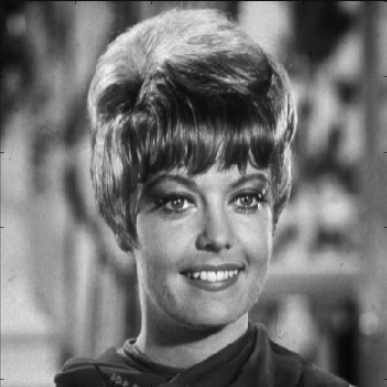
#> input picture matlab_files/Lab 3/zelda.tif, 387 x 387 px, found by its file name
$ jupyter execute --allow-errors lab3.ipynb   (shell and % lines are left out)
#> lines starting #> are read from the running program, lines starting #| are printed output that depends on the picture; long printed decimals are rounded
Load in basic libraries.

[cell 1]
import numpy as np, matplotlib.pyplot as plt
from matplotlib.pyplot import *
import queue, pyaudio
from scipy import signal
from numpy import *

## Explore the python fft function

#> (a cell that did not finish here is left out)

[cell 3]
from __future__ import division
# Create sinusoidal signal
t = np.r_[0:1:(1/44100)]
sig = np.sin(2*np.pi*5000*t)

# Perform FFT and create frequency axis
sigfft = np.fft.fft(sig, 1024 )
# freq = np.r_[0:1024] # The incorrect frequency scale
freq = np.r_[0:1024]*(44100/1024) # The correct frequency scale

# the code below is interesting, but it is better to create your own frequency axis.
# freq = np.fft.fftfreq(1024, 1/44100)

# Plot the signal and its FFT
# Plot the signal
plt.figure()
width, height = plt.figaspect(0.2)
fig = plt.figure(figsize=(width,height))
# stem plot
# plt.stem(t[0:441]*1000,sig[0:441],use_line_collection=True)
# continuous plot
plt.plot(t[0:441]*1000,sig[0:441])
plt.legend(("fs = 44.1 kHz",""))
plt.xlabel("time (ms)")
plt.ylabel("Amplitude")

# Plot the FFT of the signal
plt.figure()
width, height = plt.figaspect(0.2)
fig = plt.figure(figsize=(width,height))
## Original frequency range
# plt.plot(freq,abs(sigfft)/np.max(abs(sigfft)))

# New frequency range
plt.plot(freq[0:513],abs(sigfft[0:513])/np.max(abs(sigfft[0:513])))
plt.xlabel("frequency (kHz)")
plt.ylabel("Normalized Amplitude")
plt.legend(("fs = 44.1 kHz",""))

# Using Numpy fftfreq function
plt.figure()
npFreq = np.fft.fftfreq(1024, 1/44100)
plt.plot(npFreq,abs(sigfft))

## Things to explain and change
### 1. In the example above we used a stem plot. Please comment this out and uncomment the continuous plot.
Refer to the code above
### 2. Explain briefly why the continuous plot is easier to interpret - despite the fact it is sampled and a stem plot should be ok.
Because the sampling rate is large enough to permit a discrete sequence of samples to capture all the information from a continuous-time signal. (i.e., we can reconstruct the original signal from the samples).
### 3. Explain why 10 ms corresponds to 441 samples
The sampling rate is 44100 samples per seconds, therefore, 10ms correpsonds to 10/1000*44100 = 441 samples.
### 4. The FFT plot has the wrong frequency axis. Please fix it by modifying the code above.
Refer to the code above
### 5. The FFT plot of a real signal is redundant - explain.
That is because the DFT of a real signal is conjugate symmetric.
### 6. Modify the FFT plot so that we only show the frequencies up to the Nyquist frequency.
Refer to the code above
### 7. Numpy provides a FFT frequency function. Comment your frequency axis code and uncomment the freq axis defined using the numpy fftfreq function. Plot the FFT using the numpy freq axis.
Refer to the code
### 8. Explain very, very carefully what happened with the FFT plot using the numpy fftfreq function.
The numpy fftfreq function returns the frequency of fast Fourier transform's samples. The returned frequency ranges from -22050 Hz to 22050 Hz, which explains why we can see the freqency axis has both positive and negative sides. Meanwhile, the FFT plot has two symmetrical peaks, located at -5 kHz and 5 kHz, respectively.

## Define the play_audio function

[cell 4]
# [27 lines left out: function play_audio, not called in this run]

## Sample Sinusoidal Signals
### Case 1: 5 kHz sampled with 72 kHz - this will be our reference

[cell 5]
from __future__ import division
fs = [72000, 24000, 12000, 8000, 6000]

# Case 1: 5 kHz sampled with 72 kHz
# Create signal
t1 = np.r_[0:2:(1/fs[0])]
sig1 = np.sin(2*np.pi*5000*t1)

# Perform FFT and create frequency axis
sig1fft = np.fft.fft(sig1, 1024 )
freq1 = np.r_[0:1024]*(fs[0]/1024)

# Plot the signal
plt.figure()
width, height = plt.figaspect(0.2)
fig = plt.figure(figsize=(width,height))
plt.plot(t1[0:720]*1000,sig1[0:720])
plt.legend(("fs = 72 kHz",""))
plt.xlabel("time (ms)")
plt.ylabel("Amplitude")

# Plot the FFT of the signal
plt.figure()
width, height = plt.figaspect(0.2)
fig = plt.figure(figsize=(width,height))
plt.plot(freq1[0:513]/1000,abs(sig1fft[0:513])/np.max(abs(sig1fft[0:513])))
plt.xlabel("frequency (kHz)")
plt.ylabel("Normalized Amplitude")
plt.legend(("fs = 72 kHz",""))
plt.axis([0,10,0,1])
plt.xticks(np.arange(0,10+1,1))

## Play the reference signal

[cell 6]
Qout = queue.Queue()
Qout.put( sig1 );
Qout.put( "EOT" );
#> (the rest of this cell did not finish here and is left out)

## Repeat with different sample rates and compare to the reference
### Case 2: 5 kHz sample with 24 kHz

[cell 7]
from __future__ import division
fs = [72000, 24000, 12000, 8000, 6000]

# Case 1: 5 kHz sampled with 24 kHz
# Create signal
t2 = np.r_[0:2:(1/fs[1])]
sig2 = np.sin(2*np.pi*5000*t2)

# Perform FFT and create frequency axis
sig2fft = np.fft.fft(sig2, 1024 )
freq2 = np.r_[0:1024]*(fs[1]/1024)

# Plot new signal and compare with the reference
plt.figure()
width, height = plt.figaspect(0.2)
fig = plt.figure(figsize=(width,height))

plt.plot(t1[0:720]*1000,sig1[0:720])
plt.plot(t2[0:240]*1000,sig2[0:240])
plt.legend(("fs = 72 kHz","fs = 24 kHz"))
plt.xlabel("time (ms)")
plt.ylabel("Amplitude")

# Plot FFT of new signal and compare with the reference
plt.figure()
width, height = plt.figaspect(0.2)
fig = plt.figure(figsize=(width,height))
plt.plot(freq1[0:513]/1000,abs(sig1fft[0:513])/np.max(abs(sig1fft[0:513])))
plt.plot(freq2[0:513]/1000,abs(sig2fft[0:513])/np.max(abs(sig2fft[0:513])))
plt.xlabel("frequency (kHz)")
plt.ylabel("Normalized Amplitude")
plt.legend(("fs = 72 kHz","fs = 24 kHz"))
plt.axis([0,10,0,1])
plt.xticks(np.arange(0,10+1,1))

## Play the new signal and the reference signal

[cell 8]
# Reference
Qout = queue.Queue()
Qout.put( sig1 );
Qout.put( "EOT" );
#> (the rest of this cell did not finish here and is left out)

[cell 9]
# New
Qout = queue.Queue()
Qout.put( sig2 );
Qout.put( "EOT" );
#> (the rest of this cell did not finish here and is left out)

# Your Turn
## Case 3:  5 kHz sampled at 12 kHz
### Add your code below similar to case 2.
#### Generate the new signal, compute its FFT, plot the new signal with the reference signal, plot the fft of the signal and compare with the reference signal.
#### Play both the reference signal and the new signal. Provide a brief written explanation for what you observe.
----
As the sampling frequency 12 kHz is larger than Nyquist rate (5 x 2 = 10 kHz), we can successfully reconstruct the original signal from the samples. And the FFT plot shows that the peak of the new signal is 5 kHz, which is same as the reference signal. By playing the audio signal, there is almost no difference between those two signals.

----

[cell 10]
from __future__ import division
fs = [72000, 24000, 12000, 8000, 6000]

# Case 3: 5 kHz sampled with 12 kHz
# Create signal
t3 = np.r_[0:2:(1/fs[2])]
sig3 = np.sin(2*np.pi*5000*t3)

# Perform FFT and create frequency axis
sig3fft = np.fft.fft(sig3, 1024 )
freq3 = np.r_[0:1024]*(fs[2]/1024)

# Plot new signal and compare with the reference
plt.figure()
width, height = plt.figaspect(0.2)
fig = plt.figure(figsize=(width,height))

plt.plot(t1[0:720]*1000,sig1[0:720])
plt.plot(t3[0:120]*1000,sig3[0:120])
plt.legend(("fs = 72 kHz","fs = 12 kHz"))
plt.xlabel("time (ms)")
plt.ylabel("Amplitude")

# Plot FFT of new signal and compare with the reference
plt.figure()
width, height = plt.figaspect(0.2)
fig = plt.figure(figsize=(width,height))
plt.plot(freq1[0:513]/1000,abs(sig1fft[0:513])/np.max(abs(sig1fft[0:513])))
plt.plot(freq3[0:513]/1000,abs(sig3fft[0:513])/np.max(abs(sig3fft[0:513])))
plt.xlabel("frequency (kHz)")
plt.ylabel("Normalized Amplitude")
plt.legend(("fs = 72 kHz","fs = 12 kHz"))
plt.axis([0,10,0,1])
plt.xticks(np.arange(0,10+1,1))

## Play the new signal and the reference signal

[cell 11]
# Reference
Qout = queue.Queue()
Qout.put( sig1 );
Qout.put( "EOT" );
#> (the rest of this cell did not finish here and is left out)

[cell 12]
# New
Qout = queue.Queue()
Qout.put( sig3 );
Qout.put( "EOT" );
#> (the rest of this cell did not finish here and is left out)

## Case 4:  5 kHz sampled at 8 kHz
### Add your code below similar to case 2.
#### Generate the new signal, compute its FFT, plot the new signal with the reference signal, plot the fft of the signal and compare with the reference signal.
#### Play both the reference signal and the new signal. Provide a brief written explanation for what you observe.
----
As the sampling frequency 8 kHz is less than Nyquist rate, we cannot successfully reconstruct the original signal from the samples. (i.e., Aliasing happens). The FFT plot shows that the peak of the new signal is (-5+8)=3 kHz, which is differnt with the reference signal. Two signals also have a difference in tone, with the new one having a lower tone to the reference.

----

[cell 13]
from __future__ import division
fs = [72000, 24000, 12000, 8000, 6000]

# Case 4: 5 kHz sampled with 8 kHz
# Create signal
t4 = np.r_[0:2:(1/fs[3])]
sig4 = np.sin(2*np.pi*5000*t4)

# Perform FFT and create frequency axis
sig4fft = np.fft.fft(sig4, 1024 )
freq4 = np.r_[0:1024]*(fs[3]/1024)

# Plot new signal and compare with the reference
plt.figure()
width, height = plt.figaspect(0.2)
fig = plt.figure(figsize=(width,height))

plt.plot(t1[0:720]*1000,sig1[0:720])
plt.plot(t4[0:80]*1000,sig4[0:80])
plt.legend(("fs = 72 kHz","fs = 8 kHz"))
plt.xlabel("time (ms)")
plt.ylabel("Amplitude")

# Plot FFT of new signal and compare with the reference
plt.figure()
width, height = plt.figaspect(0.2)
fig = plt.figure(figsize=(width,height))
plt.plot(freq1[0:513]/1000,abs(sig1fft[0:513])/np.max(abs(sig1fft[0:513])))
plt.plot(freq4[0:513]/1000,abs(sig4fft[0:513])/np.max(abs(sig4fft[0:513])))
plt.xlabel("frequency (kHz)")
plt.ylabel("Normalized Amplitude")
plt.legend(("fs = 72 kHz","fs = 8 kHz"))
plt.axis([0,10,0,1])
plt.xticks(np.arange(0,10+1,1))

## Play the new signal and the reference signal

[cell 14]
# Reference
Qout = queue.Queue()
Qout.put( sig1 );
Qout.put( "EOT" );
#> (the rest of this cell did not finish here and is left out)

[cell 15]
# New
Qout = queue.Queue()
Qout.put( sig4 );
Qout.put( "EOT" );
#> (the rest of this cell did not finish here and is left out)

## Case 5:  5 kHz sampled at 6 kHz
### Add your code below similar to case 2.
#### Generate the new signal, compute its FFT, plot the new signal with the reference signal, plot the fft of the signal and compare with the reference signal.
#### Play both the reference signal and the new signal. Provide a brief written explanation for what you observe.
----
As the sampling frequency 6 kHz is less than Nyquist rate, we cannot successfully reconstruct the original signal from the samples. (i.e., Aliasing happens). The FFT plot shows that the peak of the new signal is (-5+6)=3 kHz, which is differnt with the reference signal. Two signals also have a difference in tone, with the new one having a much lower tone to the reference.

----

[cell 16]
from __future__ import division
fs = [72000, 24000, 12000, 8000, 6000]

# Case 5: 5 kHz sampled with 6 kHz
# Create signal
t5 = np.r_[0:2:(1/fs[4])]
sig5 = np.sin(2*np.pi*5000*t5)

# Perform FFT and create frequency axis
sig5fft = np.fft.fft(sig5, 1024 )
freq5 = np.r_[0:1024]*(fs[4]/1024)

# Plot new signal and compare with the reference
plt.figure()
width, height = plt.figaspect(0.2)
fig = plt.figure(figsize=(width,height))

plt.plot(t1[0:720]*1000,sig1[0:720])
plt.plot(t5[0:60]*1000,sig5[0:60])
plt.legend(("fs = 72 kHz","fs = 6 kHz"))
plt.xlabel("time (ms)")
plt.ylabel("Amplitude")

# Plot FFT of new signal and compare with the reference
plt.figure()
width, height = plt.figaspect(0.2)
fig = plt.figure(figsize=(width,height))
plt.plot(freq1[0:513]/1000,abs(sig1fft[0:513])/np.max(abs(sig1fft[0:513])))
plt.plot(freq5[0:513]/1000,abs(sig5fft[0:513])/np.max(abs(sig5fft[0:513])))
plt.xlabel("frequency (kHz)")
plt.ylabel("Normalized Amplitude")
plt.legend(("fs = 72 kHz","fs = 6 kHz"))
plt.axis([0,10,0,1])
plt.xticks(np.arange(0,10+1,1))
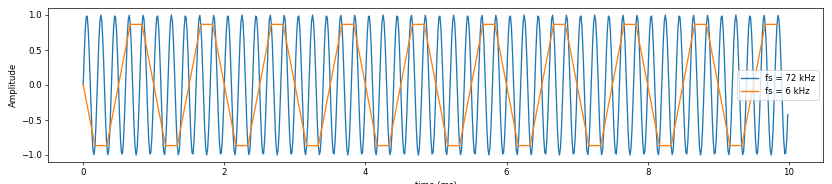
#> figure drawn by matplotlib, 1 panel; curve peaks at x = 0.25, y = 1; curve peaks at x = 4.67, y = 0.866

## Play the new signal and the reference signal

[cell 17]
# Reference
Qout = queue.Queue()
Qout.put( sig1 );
Qout.put( "EOT" );
#> (the rest of this cell did not finish here and is left out)

[cell 18]
# New
Qout = queue.Queue()
Qout.put( sig5 );
Qout.put( "EOT" );
#> (the rest of this cell did not finish here and is left out)

# 2D FFT Exercise

[cell 19]
# Import functions and libraries
import numpy as np
import matplotlib.pyplot as plt
import scipy

from numpy import pi
from numpy import sin
from numpy import zeros
from numpy import r_
from scipy import signal
import matplotlib.image as mpimg
import matplotlib.pylab as pylab

pylab.rcParams['figure.figsize'] = (20.0, 7.0)

## Display Image

[cell 20]
im = mpimg.imread('zelda.tif')
#> im is the input picture: shape (387, 387, 4); mean R, G, B, A 114.8, 114.8, 114.8, 255
im = im[:,:,1]
#> im: shape (387, 387)
f = plt.figure()
plt.imshow(im,cmap='gray')
print (im.shape)
#| (387, 387)

## Compare the Magnitude and Phase Spectrum of an Image
Write python code to compute the 2D FFT of an image using np.fft.fft2(). For the magnitude spectrum, please compute the log spectrum (20 x log(abs())). Please make sure you apply the np.fft.fftshift() function.

[cell 21]
# Put your code here
im_fft = np.fft.fft2(im)
fshift = np.fft.fftshift(im_fft)
magnitude_spectrum = 20*np.log(np.abs(fshift))
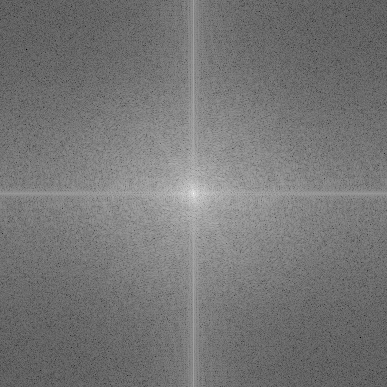
#> magnitude_spectrum: shape (387, 387) float64; min -36.98, max 333.2, mean 135.5; drawn with min black and max white
phase_spectrum = np.angle(fshift)
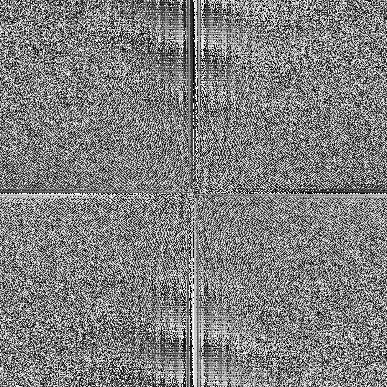
#> phase_spectrum: shape (387, 387) float64; min -3.14, max 3.14, mean -9.13e-17; drawn with min black and max white

# Make the plot
plt.subplot(131),plt.imshow(im, cmap = 'gray')
plt.title('Input Image'), plt.xticks([]), plt.yticks([])
plt.subplot(132),plt.imshow(magnitude_spectrum, cmap = 'gray')
plt.title('Magnitude Spectrum'), plt.xticks([]), plt.yticks([])
plt.subplot(133),plt.imshow(phase_spectrum, cmap = 'gray')
plt.title('Phase Spectrum'), plt.xticks([]), plt.yticks([])
plt.show()

Which spectrum seems to contain more information? Put your answer here.

The phase spectrum seems more complicated.

# JPEG DCT Demo
## Define 2D DCT and IDCT

The DTC2 Transform is defined as follows:
$$ X[k] = 2\sum_{n=0}^{N-1}x[n]\cos\left(\frac{\pi k(2n+1)}{2N}\right),\ \ 0\le k \le N-1$$
$$ x[n] = \frac{1}{N}\sum_{k=0}^{N-1}\beta[k]X[k]\cos\left(\frac{\pi k (2n+1)}{2N}\right),\ \ 0 \le n \le N-1 $$
where $\beta[k]$ is a weighting function give by:
$$\beta[k] = \left\{ \begin{array}{c}
                     \frac{1}{2}, & \ \ k=0\\
                     1, & \ \ 1 \le k \le N-1\\
                     \end{array} \right. $$

[cell 22]
def dct2(a):
    return scipy.fft.dct( scipy.fft.dct( a, axis=0, norm='ortho' ), axis=1, norm='ortho' )

def idct2(a):
    return scipy.fft.idct( scipy.fft.idct( a, axis=0 , norm='ortho'), axis=1 , norm='ortho')

## Perform a blockwise DCT

[cell 23]
imsize = im.shape
dct = np.zeros(imsize)

# Do 8x8 DCT on image (in-place)
for i in r_[:imsize[0]:8]:
    for j in r_[:imsize[1]:8]:
        dct[i:(i+8),j:(j+8)] = dct2( im[i:(i+8),j:(j+8)] )
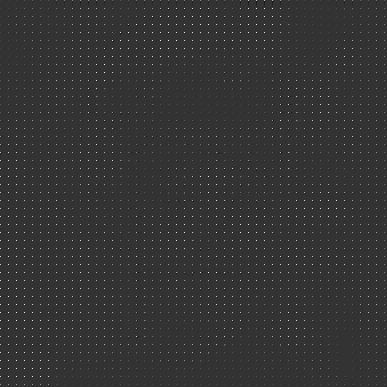
#> dct: shape (387, 387) float64; min -455, max 1816.6, mean 14.3; drawn with min black and max white

## Extract 8x8 block and look at its DCT coefficients

[cell 24]
pos = 150
#> pos = 150

# Extract a block from image
plt.figure()
plt.imshow(im[pos:pos+8,pos:pos+8],cmap='gray')
plt.title( "An 8x8 Image block")

# Display the dct of that block
plt.figure()
plt.imshow(dct[pos:pos+8,pos:pos+8],cmap='gray',vmax= np.max(dct)*0.01,vmin = 0, extent=[0,pi,pi,0])
plt.title( "An 8x8 DCT block")
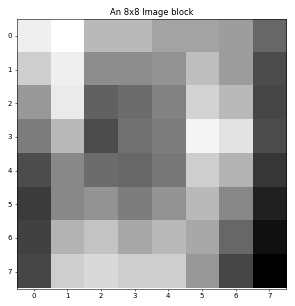
#> figure drawn by matplotlib, 1 panel
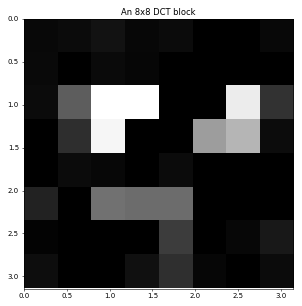
#> figure drawn by matplotlib, 1 panel

## Display all DCT Blocks

[cell 25]
# Display entire DCT
plt.figure()
plt.imshow(dct,cmap='gray',vmax = np.max(dct)*0.01,vmin = 0)
plt.title( "8x8 DCTs of the image")

## Threshold DCT Coefficients

[cell 26]
# Threshold
thresh = 0.012
dct_thresh = dct * (abs(dct) > (thresh*np.max(dct)))
dct_thresh_discard = dct * (abs(dct) < (thresh*np.max(dct)))
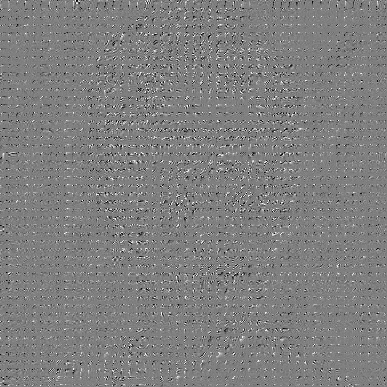
#> dct_thresh_discard: shape (387, 387) float64; min -21.79, max 21.79, mean 0; drawn with min black and max white

plt.figure()
plt.imshow( np.hstack( (dct_thresh, dct_thresh_discard) ) ,cmap='gray',vmax = np.max(dct)*0.01,vmin = 0)
plt.title( "Thresholded 8x8 DCTs of the image: Left is Kept, Right is Discarded")

percent_nonzeros = np.sum( dct_thresh != 0.0 ) / (imsize[0]*imsize[1]*1.0)
#> percent_nonzeros = 0.0616

print ("Keeping only %f%% of the DCT coefficients" % (percent_nonzeros*100.0))
#| Keeping only 6.159% of the DCT coefficients
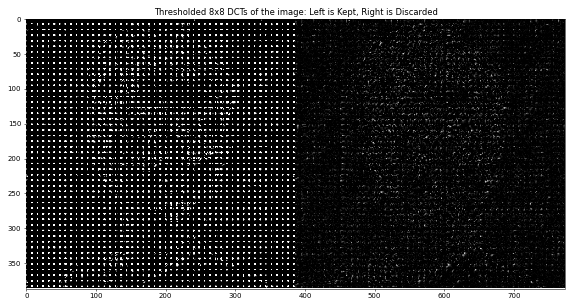
#> figure drawn by matplotlib, 1 panel

## Compare DCT Compressed Image with Original

[cell 27]
im_dct = np.zeros(imsize)

for i in r_[:imsize[0]:8]:
    for j in r_[:imsize[1]:8]:
        im_dct[i:(i+8),j:(j+8)] = idct2( dct_thresh[i:(i+8),j:(j+8)] )


plt.figure()
plt.imshow( np.hstack( (im, im_dct) ) ,cmap='gray')
plt.title("Comparison between original and DCT compressed images" )
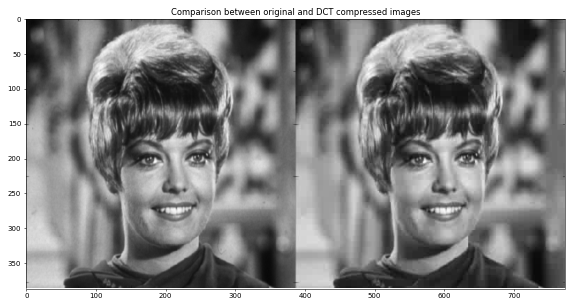
#> figure drawn by matplotlib, 1 panel

## Compare with DFT Compressed Image

Use the np.fft.fft2 to replace the dct2 function and repeat the above to compare the dft2 with the dct2 in terms of compression.

[cell 28]
dft = zeros(imsize,dtype='complex');
im_dft = zeros(imsize,dtype='complex');

# 8x8 DFT
# Please add your code here
for i in r_[:imsize[0]:8]:
    for j in r_[:imsize[1]:8]:
        dft[i:(i+8),j:(j+8)] = np.fft.fft2( im[i:(i+8),j:(j+8)] )

# Apply a Threshold
thresh = 0.013
dft_thresh = dft * (abs(dft) > (thresh*np.max(abs(dft))))


percent_nonzeros_dft = np.sum( dft_thresh != 0.0 ) / (imsize[0]*imsize[1]*1.0)
#> percent_nonzeros_dft = 0.0891
print ("Keeping only %f%% of the DCT coefficients" % (percent_nonzeros*100.0))
#| Keeping only 6.159% of the DCT coefficients
print ("Keeping only %f%% of the DFT coefficients" % (percent_nonzeros_dft*100.0))
#| Keeping only 8.911% of the DFT coefficients

# 8x8 iDFT
# Please add your code here
for i in r_[:imsize[0]:8]:
    for j in r_[:imsize[1]:8]:
        im_dft[i:(i+8),j:(j+8)] = np.fft.ifft2( dft_thresh[i:(i+8),j:(j+8)] )


plt.figure()
plt.imshow( np.hstack( (im, im_dct, abs(im_dft)) ) ,cmap='gray')
plt.title("Comparison between original, DCT compressed and DFT compressed images" )
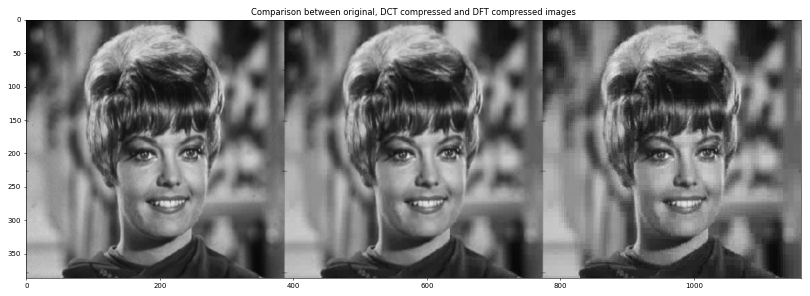
#> figure drawn by matplotlib, 1 panel

# FFT DEMO
Please run through the demo below. There is no particular coding work required, but please answer the question at the end.

## Forward DFT:
$$X[k]=\sum_{n=0}^{N-1}x[n]W_N^{kn}$$
Recall from class that the DFT can be implemented as a matrix-vector multiplication. We know that the complexity of dense matrix-vector multiplication is  $\mathcal{O}(N^2)$ .

We can write this as  $\mathbf{X}=\mathbf{D}\mathbf{x}$ , where  $(\mathbf{D})kn=W_N^{kn}$.

[cell 29]
def W_N(N,k,n):
    return exp(-1j * 2 * np.pi * k * n / N)

def mydft(x):
    """Returns the 1D DFT of x using matrix-vector multiplication"""
    N = x.shape[0]
    n_idx = np.arange(N)
    k_idx = n_idx[:, None]
    return np.dot(W_N(N,k_idx,n_idx), x)

L = 1024
x = np.random.random(L) + 1j * np.random.random(L)

res = np.allclose(mydft(x), np.fft.fft(x))
if res:
    print ('DFT matrix matches built-in FFT')
else:
    print ('Error in DFT matrix multiplication')

mydft(x)
np.fft.fft(x)

## Symmetry in the DFT
Recall the periodicity/symmetry of the DFT:
$$ \begin{array}{ll}
   X[k+mN] & = &  \sum_{n=0}^{N-1}x[n]W_N^{(k+mN)n} \\
           & = & \sum_{n=0}^{N-1}x[n]W_N^{kn}\\
           & = & X[k]\\
   \end{array} $$
where we have used the periodicity of $W_N$.

We can use this symmetry to split the DTF into two smaller DFTs:
$$ \begin{array}{ll}
    X[k] & = &  \sum_{n=0}^{N-1}x[n]W_N^{kn}\\
         & = & \sum_{m=0}^{N/2-1}x[2m]W_N^{k(2m)} + \sum_{m=0}^{N/2-1}x[2m+1]W_N^{k(2m+1)}\\
   \end{array} $$

The FFT uses this property to decompose the length-N DFT into two length-N/2 DFTs, repeadetly. This amounts to a complexity of $\mathcal{O}(N\log N)$.


[cell 30]
def myfft(x):
    """A recursive implementation of the 1D Cooley-Tukey FFT"""
    N = x.shape[0]

    if N % 2 > 0:
        raise ValueError("size of x must be a power of 2")
    elif N <= 32:  # this cutoff should be optimized
        return mydft(x)
    else:
        X_even = myfft(x[::2])
        X_odd = myfft(x[1::2])
        n_idx = np.arange(N)
        factor = W_N(N,n_idx, 1)
        return np.concatenate([X_even + factor[:N // 2] * X_odd,

                               X_even + factor[N // 2:] * X_odd])

res = np.allclose(myfft(x), np.fft.fft(x))
if res:
    print ('Our FFT matches built-in FFT')
else:
    print ('Error in recursive FFT implementation')


mydft(x)
myfft(x)
np.fft.fft(x)

## Leveraging Numpy Vectorization
To get the most out of Numpy (and MATLAB), it is best to use vectorized operations instead of FOR loops or recursioin. We can speed up our FFT by doing this.

[cell 31]
def myfft_vec(x):
    """A vectorized, non-recursive version of the Cooley-Tukey FFT"""
    N = x.shape[0]

    if N % 2 > 0:
        raise ValueError("size of x must be a power of 2")

    # N_min here is equivalent to the stopping condition above,
    # and should be a power of 2
    N_min = min(N, 32)

    # Perform an O[N^2] DFT on all length-N_min sub-problems at once
    n_idx = np.arange(N_min)
    k_idx = n_idx[:, None]
    D = W_N(N_min, n_idx, k_idx)
    X = np.dot(D, x.reshape((N_min, -1)))

    # build-up each level of the recursive calculation all at once
    while X.shape[0] < N:
        X_even = X[:, :X.shape[1] // 2]
        X_odd = X[:, X.shape[1] // 2:]
        factor = W_N(X.shape[0], np.arange(X.shape[0]), 0.5)[:, None]
        X = np.vstack([X_even + factor * X_odd,
                       X_even - factor * X_odd])

    return X.ravel()


res = np.allclose(myfft_vec(x), np.fft.fft(x))
if res:
    print ('Our vectorized FFT matches built-in FFT')
else:
    print ('Error in recursive FFT implementation')

mydft(x)
myfft(x)
myfft_vec(x)
np.fft.fft(x)
